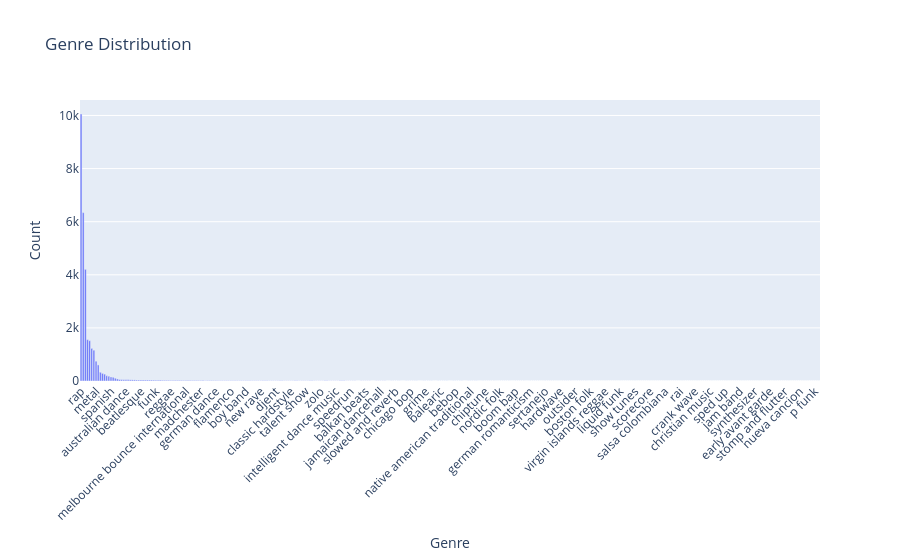

Notebook cell for this chart:
### Code cell
plotting.plot_genres(df["normalized_genres"])

### Figure 1 — Plotly figure (JSON) as saved in the notebook; plotly's stock layout.template omitted (floating-point values rounded to 4 significant figures; data arrays with more than 128 entries replaced by an {"elided": "..."} marker saying what was removed)
{"data": [{"alignmentgroup": "True", "hovertemplate": "Genre=%{x}<br>Count=%{y}<extra></extra>", "legendgroup": "", "marker": {"color": "#636efa", "pattern": {"shape": ""}}, "name": "", "offsetgroup": "", "orientation": "v", "showlegend": false, "textposition": "auto", "type": "bar", "x": {"elided": "346 str values"}, "xaxis": "x", "y": {"elided": "346 int values"}, "yaxis": "y"}], "layout": {"barmode": "relative", "legend": {"tracegroupgap": 0}, "title": {"text": "Genre Distribution"}, "xaxis": {"anchor": "y", "domain": [0, 1], "tickangle": -45, "title": {"text": "Genre"}}, "yaxis": {"anchor": "x", "domain": [0, 1], "title": {"text": "Count"}}}}
